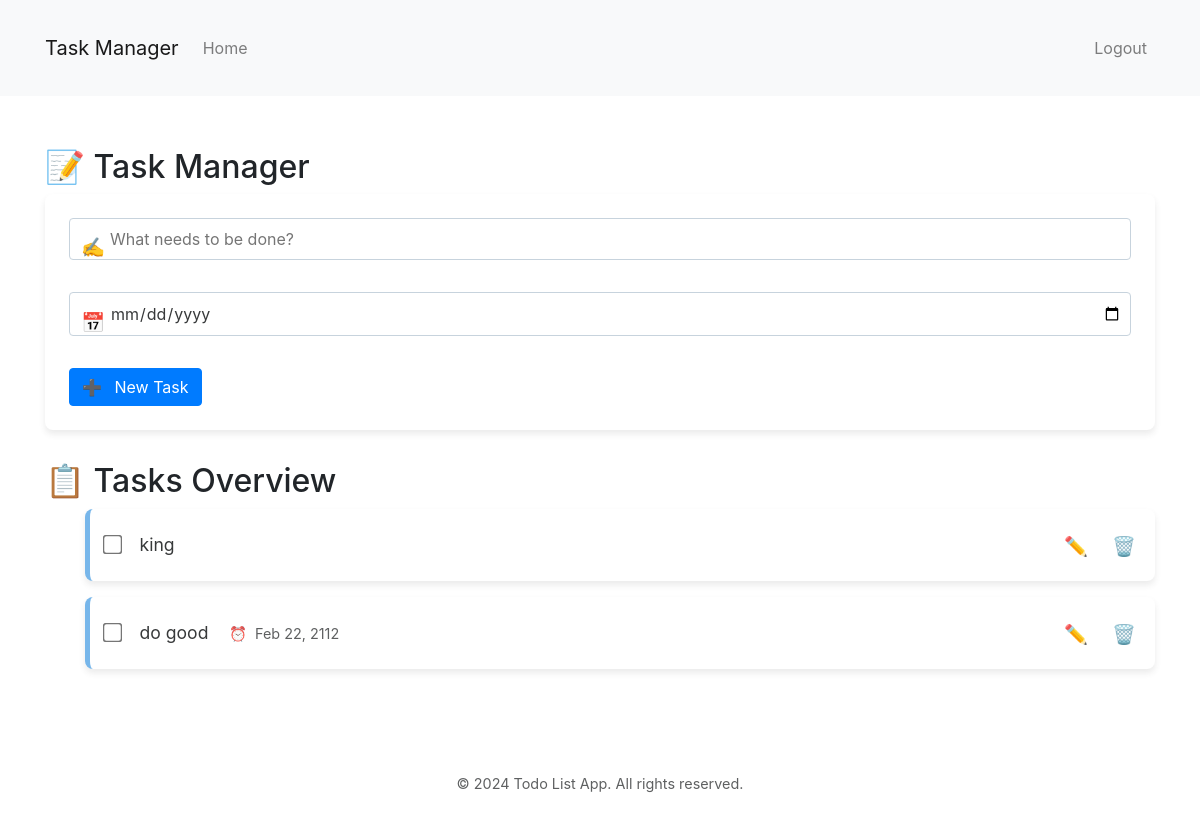
Page / (signed in) on the earlier database version.
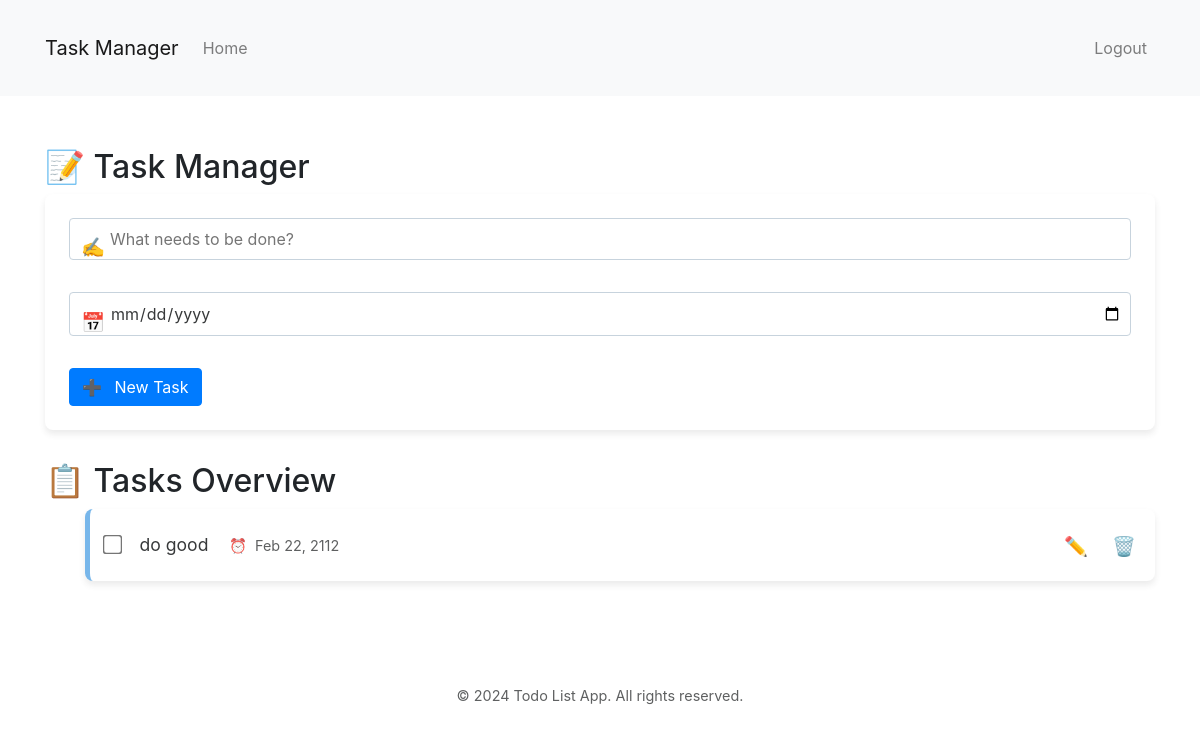
Same page on the later database version.
### app.py (models this page shows)
class MyTask(db.Model):
    id = db.Column(db.Integer, primary_key=True)
    content = db.Column(db.String(256), nullable=False)
    complete = db.Column(db.Boolean, default=False)
    created = db.Column(db.DateTime, default=datetime.utcnow)
    deadline = db.Column(db.Date, nullable=True)
    user_id = db.Column(db.Integer, db.ForeignKey('user.id'), nullable=False)

### app.py (the view)
@app.route("/", methods=["GET", "POST"])
@login_required
def home():
    if request.method == "POST":
        content = request.form['task_description']
        deadline_str = request.form['task_deadline']
        deadline = datetime.strptime(deadline_str, '%Y-%m-%d').date() if deadline_str else None
        new_task = MyTask(content=content, deadline=deadline, user_id=session['user_id'])
        try:
            db.session.add(new_task)
            db.session.commit()
            return redirect(url_for('home'))
        except Exception as e:
            print(f"Error {e}")
            return f"ERROR {e}"
    else:
        tasks = MyTask.query.filter_by(user_id=session['user_id']).order_by(MyTask.created).all()
        return render_template("home.html", tasks=tasks)

### app.py (called while the page is built)
def login_required(f):
    @wraps(f)
    def decorated_function(*args, **kwargs):
        if 'user_id' not in session:
            flash('Please log in to access this page.', 'error')
            return redirect(url_for('login'))
        return f(*args, **kwargs)
    return decorated_function

@app.context_processor
def inject_current_year():
    return {"current_year": datetime.utcnow().year}

### templates/home.html (shortened to what this page needs)
{% extends "base.html" %}
{% block content %}
<section class="add-task">
    <h2>📝 Task Manager</h2>
    <form action="{{ url_for('home') }}" method="POST" class="task-form">
        <div class="input-group">
            <span class="input-icon">✍️</span>
            <input type="text" name="task_description" placeholder="What needs to be done?" required>
        </div>
        <div class="input-group">
            <span class="input-icon">📅</span>
            <input type="date" name="task_deadline">
        </div>
        <button type="submit" class="btn btn-primary">
            <span class="btn-icon">➕</span> New Task
        </button>
    </form>
</section>
<section class="task-list">
    <h2>📋 Tasks Overview</h2>
    {% if tasks %}
    <ul class="tasks">
        {% for task in tasks %}
        <li class="task-item {% if task.complete %}task-complete{% endif %}">
            <div class="task-content">
                <input type="checkbox" class="task-checkbox" data-task-id="{{ task.id }}" >
                <span class="task-text">{{ task.content }}</span>
                {% if task.deadline %}
                <span class="task-deadline">
                    <span class="deadline-icon">⏰</span>
                    {{ task.deadline.strftime('%b %d, %Y') }}
                </span>
                {% endif %}
            </div>
            <div class="task-actions">
                <a href="{{ url_for('edit_task', id=task.id) }}" class="btn btn-edit">
                    <span class="action-icon">✏️</span>
                </a>
                <a href="{{ url_for('delete_task', id=task.id) }}" class="btn btn-delete"
                    onclick="return confirm('Delete this task?');">
                    <span class="action-icon">🗑️</span>
                </a>
            </div>
        </li>
        {% endfor %}
    </ul>
    {% else %}
    <div class="no-tasks">
        <span class="empty-icon">📌</span>
        <p>Ready to start? Add your first task!</p>
    </div>
    {% endif %}
</section>
{% endblock %}

### templates/base.html (shortened to what this page needs)
<!DOCTYPE html>
<html lang="en">
<head>
    <link rel="stylesheet" href="{{ url_for('static', filename='style.css') }}">
    <link href="https://stackpath.bootstrapcdn.com/bootstrap/4.5.2/css/bootstrap.min.css" rel="stylesheet">
</head>
<body>
<nav class="navbar navbar-expand-lg navbar-light bg-light">
    <div class="container">
        <a class="navbar-brand" href="{{ url_for('home') }}">Task Manager</a>
        <div class="collapse navbar-collapse" id="navbarNav">
            <ul class="navbar-nav mr-auto">
                <li class="nav-item">
                    <a class="nav-link" href="{{ url_for('home') }}">Home</a>
                </li>
            </ul>
            <ul class="navbar-nav">
                {% if 'user_id' in session %}
                    <li class="nav-item">
                        <a class="nav-link" href="{{ url_for('logout') }}">Logout</a>
                    </li>
                {% else %}
                    <li class="nav-item">
                        <a class="nav-link" href="{{ url_for('login') }}">Login</a>
                    </li>
                {% endif %}
            </ul>
        </div>
    </div>
</nav>
<main class="main-content">
         <div class="container">
            {% block content %}
            {% endblock %}
        </div>
    </main>
    <footer class="site-footer">
        <div class="container">
            <p>&copy; {{ current_year }} Todo List App. All rights reserved.</p>
        </div>
    </footer>
</body>
</html>

### static/style.css (style rules this page uses)
:root { --color-primary: #77b6eaff; --color-secondary: #c7d3ddff; --color-background: #e8eef2ff; --color-accent: #d6c9c9ff; --color-dark: #37393aff; --shadow: 0 4px 6px rgba(55, 57, 58, 0.1); }
body { font-family: 'Segoe UI', Tahoma, Geneva, Verdana, sans-serif; background-color: var(--color-background); color: var(--color-dark); line-height: 1.6; }
.container { max-width: 800px; margin: 0 auto; padding: 20px; }
.main-content { margin-top: 2rem; }
.task-form { background-color: white; padding: 1.5rem; border-radius: 8px; box-shadow: var(--shadow); margin-bottom: 2rem; }
.task-form input[type="text"], .task-form input[type="date"] { width: 100%; padding: 0.5rem; margin-bottom: 1rem; border: 1px solid var(--color-secondary); border-radius: 4px; background-color: white; color: var(--color-dark); }
.btn { padding: 0.5rem 1rem; border: none; border-radius: 4px; cursor: pointer; font-weight: bold; transition: background-color 0.3s ease, transform 0.1s ease; text-decoration: none; }
.btn-primary { background-color: var(--color-primary); color: white; }
.task-list { list-style-type: none; padding: 0; }
.task-item { background-color: white; border-left: 5px solid var(--color-primary); border-radius: 8px; margin-bottom: 1rem; padding: 1rem; display: flex; justify-content: space-between; align-items: center; box-shadow: var(--shadow); transition: transform 0.3s ease; }
.task-checkbox { margin-right: 1rem; transform: scale(1.5); cursor: pointer; }
.task-content { flex-grow: 1; color: var(--color-dark); }
.task-text { font-size: 1.1rem; margin-right: 1rem; color: var(--color-dark); }
.task-deadline { font-size: 0.9rem; color: var(--color-dark); opacity: 0.8; }
.task-actions { display: flex; gap: 0.5rem; }
.btn-edit { background-color: var(--color-secondary); color: var(--color-dark); }
.btn-delete { background-color: #ff4136; color: white; }
.site-footer { margin-top: 3rem; text-align: center; color: var(--color-dark); opacity: 0.8; font-size: 0.9rem; }
.input-group { position: relative; margin-bottom: 1rem; }
.input-icon { position: absolute; left: 12px; top: 50%; transform: translateY(-50%); font-size: 1.2rem; }
.input-group input { padding-left: 40px !important; }
.btn-icon { margin-right: 8px; }
.action-icon { font-size: 1.2rem; }
.deadline-icon { margin-right: 4px; }
.btn-edit, .btn-delete { padding: 0.5rem; width: 40px; height: 40px; display: inline-flex; align-items: center; justify-content: center; }

Differences in the rows shown:
removed MyTask: content "king"
